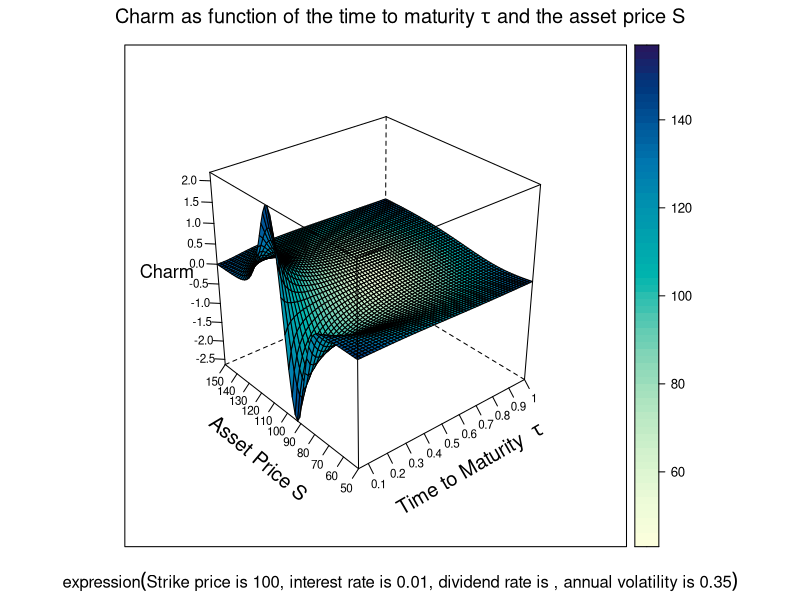

Here is the R script that generated this plot:

# clear variables and close windows
rm(list = ls(all = TRUE))
graphics.off()

# install and load packages
libraries = c("lattice")
lapply(libraries, function(x) if (!(x %in% installed.packages())) {install.packages(x)} )
lapply(libraries, library, quietly = TRUE, character.only = TRUE)

# parameter settings
s1		= 50  	# lower bound of Asset Price
s2		= 150  	# upper bound of Asset Price 
t1 		= 0.05  # lower bound of Time to Maturity
t2		= 1  	# upper bound of Time to Maturity
K		= 100  	# exercise price 
r		= 0.01  # interest rate
sig		= 0.35  # volatility
d		= 0  	# dividend rate
b		= r - d	# cost of carry
steps	= 60


meshgrid = function(a, b) {
    list(x = outer(b * 0, a, FUN = "+"), y = outer(b, a * 0, FUN = "+"))
}

first	= meshgrid(seq(t1, t2, -(t1 - t2)/(steps - 1)), seq(t1, t2, -(t1 - t2)/(steps - 1)))
tau		= first$x
dump	= first$y
second	= meshgrid(seq(s1, s2, -(s1 - s2)/(steps - 1)), seq(s1, s2, -(s1 - s2)/(steps - 1)))

dump2	= second$x
S 		= second$y

# Black Scholes formula
d1 = (log(S/K) + (r - d + sig^2/2) * tau)/(sig * sqrt(tau))
d2 = d1 - sig * sqrt(tau)

delta = exp((b - r) * tau) * pnorm(d1)
charm = -exp((b - r) * tau) * c(dnorm(d1) * (b/(sig * sqrt(tau)) - d2/(2 * tau)) + (b - r) * pnorm(d1))

# plot
title = bquote(expression(paste("Strike price is ", .(K), ", interest rate is ", .(r), ", dividend rate is ", .(q), ", annual volatility is ", .(sig))))

wireframe(charm ~ tau * S, drape = T, ticktype = "detailed", 
	main = expression(paste("Charm as function of the time to maturity ", tau, " and the asset price S")), 
	sub = title, scales = list(arrows = FALSE, col = "black", distance = 1, tick.number = 8, cex = 0.7, x = 		list(labels = round(seq(t1, t2, length = 11), 1)), y = list(labels = round(seq(s1, s2, length = 11), 1))), 
    xlab = list(expression(paste("Time to Maturity  ", tau)), rot = 30, cex = 1.2), 
    ylab = list("Asset Price S", rot = -40, cex = 1.2), zlab = list("Charm", cex = 1.1)) 
